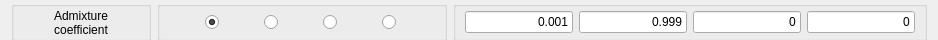
         <widget class="QFrame" name="frame_14">
          <property name="minimumSize">
           <size>
            <width>0</width>
            <height>40</height>
           </size>
          </property>
          <property name="maximumSize">
           <size>
            <width>16777215</width>
            <height>40</height>
           </size>
          </property>
          <property name="frameShape">
           <enum>QFrame::NoFrame</enum>
          </property>
          <property name="frameShadow">
           <enum>QFrame::Raised</enum>
          </property>
          <layout class="QHBoxLayout" name="horizontalLayout_39">
           <property name="topMargin">
            <number>1</number>
           </property>
           <property name="bottomMargin">
            <number>1</number>
           </property>
           <item>
            <widget class="QGroupBox" name="groupBox_23">
             <property name="sizePolicy">
              <sizepolicy hsizetype="Fixed" vsizetype="Fixed">
               <horstretch>0</horstretch>
               <verstretch>0</verstretch>
              </sizepolicy>
             </property>
             <property name="minimumSize">
              <size>
               <width>140</width>
               <height>40</height>
              </size>
             </property>
             <property name="maximumSize">
              <size>
               <width>140</width>
               <height>40</height>
              </size>
             </property>
             <property name="title">
              <string/>
             </property>
             <layout class="QHBoxLayout" name="horizontalLayout_40">
              <property name="topMargin">
               <number>1</number>
              </property>
              <property name="bottomMargin">
               <number>1</number>
              </property>
              <item>
               <widget class="QLabel" name="label_76">
                <property name="text">
                 <string>Admixture
coefficient</string>
                </property>
                <property name="alignment">
                 <set>Qt::AlignCenter</set>
                </property>
               </widget>
              </item>
             </layout>
            </widget>
           </item>
           <item>
            <widget class="QGroupBox" name="groupBox_24">
             <property name="sizePolicy">
              <sizepolicy hsizetype="Fixed" vsizetype="Fixed">
               <horstretch>0</horstretch>
               <verstretch>0</verstretch>
              </sizepolicy>
             </property>
             <property name="minimumSize">
              <size>
               <width>290</width>
               <height>40</height>
              </size>
             </property>
             <property name="maximumSize">
              <size>
               <width>290</width>
               <height>40</height>
              </size>
             </property>
             <property name="title">
              <string/>
             </property>
             <layout class="QHBoxLayout" name="horizontalLayout_41">
              <property name="topMargin">
               <number>1</number>
              </property>
              <property name="bottomMargin">
               <number>1</number>
              </property>
              <item>
               <spacer name="horizontalSpacer_11">
                <property name="orientation">
                 <enum>Qt::Horizontal</enum>
                </property>
                <property name="sizeHint" stdset="0">
                 <size>
                  <width>40</width>
                  <height>20</height>
                 </size>
                </property>
               </spacer>
              </item>
              <item>
               <widget class="QRadioButton" name="AUNRadio">
                <property name="minimumSize">
                 <size>
                  <width>17</width>
                  <height>0</height>
                 </size>
                </property>
                <property name="text">
                 <string/>
                </property>
                <property name="checked">
                 <bool>true</bool>
                </property>
               </widget>
              </item>
              <item>
               <spacer name="horizontalSpacer_12">
                <property name="orientation">
                 <enum>Qt::Horizontal</enum>
                </property>
                <property name="sizeHint" stdset="0">
                 <size>
                  <width>40</width>
                  <height>20</height>
                 </size>
                </property>
               </spacer>
              </item>
              <item>
               <widget class="QRadioButton" name="ALURadio">
                <property name="minimumSize">
                 <size>
                  <width>17</width>
                  <height>0</height>
                 </size>
                </property>
                <property name="text">
                 <string/>
                </property>
               </widget>
              </item>
              <item>
               <spacer name="horizontalSpacer_13">
                <property name="orientation">
                 <enum>Qt::Horizontal</enum>
                </property>
                <property name="sizeHint" stdset="0">
                 <size>
                  <width>40</width>
                  <height>20</height>
                 </size>
                </property>
               </spacer>
              </item>
              <item>
               <widget class="QRadioButton" name="ANORadio">
                <property name="minimumSize">
                 <size>
                  <width>17</width>
                  <height>0</height>
                 </size>
                </property>
                <property name="text">
                 <string/>
                </property>
               </widget>
              </item>
              <item>
               <spacer name="horizontalSpacer_14">
                <property name="orientation">
                 <enum>Qt::Horizontal</enum>
                </property>
                <property name="sizeHint" stdset="0">
                 <size>
                  <width>40</width>
                  <height>20</height>
                 </size>
                </property>
               </spacer>
              </item>
              <item>
               <widget class="QRadioButton" name="ALNRadio">
                <property name="minimumSize">
                 <size>
                  <width>17</width>
                  <height>0</height>
                 </size>
                </property>
                <property name="text">
                 <string/>
                </property>
               </widget>
              </item>
              <item>
               <spacer name="horizontalSpacer_15">
                <property name="orientation">
                 <enum>Qt::Horizontal</enum>
                </property>
                <property name="sizeHint" stdset="0">
                 <size>
                  <width>40</width>
                  <height>20</height>
                 </size>
                </property>
               </spacer>
              </item>
             </layout>
            </widget>
           </item>
           <item>
            <widget class="QGroupBox" name="groupBox_25">
             <property name="sizePolicy">
              <sizepolicy hsizetype="Preferred" vsizetype="Fixed">
               <horstretch>0</horstretch>
               <verstretch>0</verstretch>
              </sizepolicy>
             </property>
             <property name="minimumSize">
              <size>
               <width>0</width>
               <height>40</height>
              </size>
             </property>
             <property name="maximumSize">
              <size>
               <width>16777215</width>
               <height>40</height>
              </size>
             </property>
             <property name="title">
              <string/>
             </property>
             <layout class="QHBoxLayout" name="horizontalLayout_42">
              <property name="topMargin">
               <number>1</number>
              </property>
              <property name="bottomMargin">
               <number>1</number>
              </property>
              <item>
               <widget class="QLineEdit" name="AminEdit">
                <property name="text">
                 <string>0.001</string>
                </property>
                <property name="alignment">
                 <set>Qt::AlignRight|Qt::AlignTrailing|Qt::AlignVCenter</set>
                </property>
               </widget>
              </item>
              <item>
               <widget class="QLineEdit" name="AmaxEdit">
                <property name="text">
                 <string>0.999</string>
                </property>
                <property name="alignment">
                 <set>Qt::AlignRight|Qt::AlignTrailing|Qt::AlignVCenter</set>
                </property>
               </widget>
              </item>
              <item>
               <widget class="QLineEdit" name="AmeanEdit">
                <property name="text">
                 <string>0</string>
                </property>
                <property name="alignment">
                 <set>Qt::AlignRight|Qt::AlignTrailing|Qt::AlignVCenter</set>
                </property>
               </widget>
              </item>
              <item>
               <widget class="QLineEdit" name="AstdevEdit">
                <property name="text">
                 <string>0</string>
                </property>
                <property name="alignment">
                 <set>Qt::AlignRight|Qt::AlignTrailing|Qt::AlignVCenter</set>
                </property>
               </widget>
              </item>
             </layout>
            </widget>
           </item>
          </layout>
         </widget>
